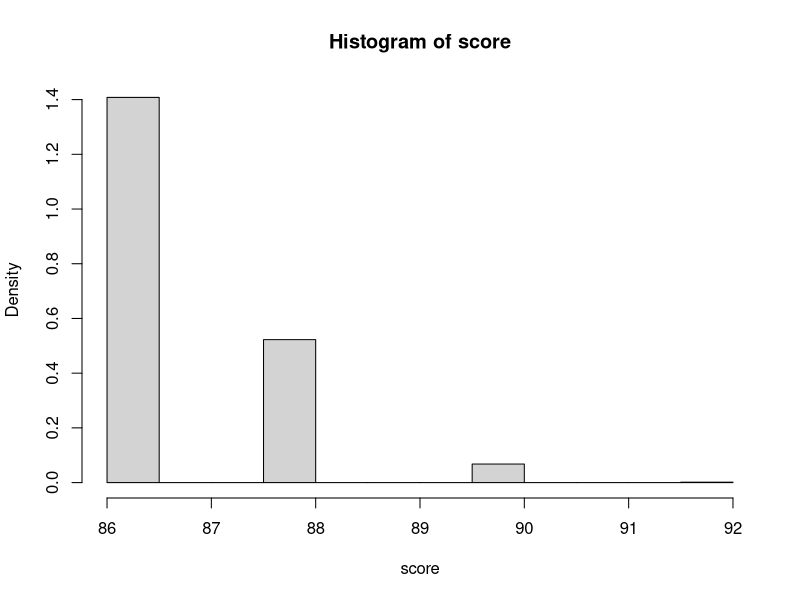

This figure's R source:


# simulation, how likely agreement by chance

field<-c(rep(1, times=94), rep(0, times=4)) #real data
lab<-c(rep(1, times=90), rep(0, times=8)) #real data

score<-vector(mode="numeric", length=0)
ag<-vector(mode="numeric", length=0)

for (i in 1:10000) { # loop through trials 
  print (i)
  a<-sample(field, (length(field))) #randomize field
  b<-sample(lab, (length(lab))) #randomize lab
  
  for (j in 1:(length(field))) { #loop through randomized set

    if (a[j]==b[j]) {
    ag<-append(ag, 1) #if agreement (1-1 or 0-0) then add 1 to ag vector
    }
  
  else {
    ag<-append(ag, 0) #if disagreement (1-0 or 0-1) then add 0 to ag vector
    } 
  
  }
score<-append(score, sum(ag)) #total score is a sum of the ag vector
ag<-vector(mode="numeric", length=0) # xero out ag for next trial

}

hist(score, freq=FALSE) #histogram of score with "probability" in Y axis

score_s<-sort(score, decreasing=TRUE)
table(score)
